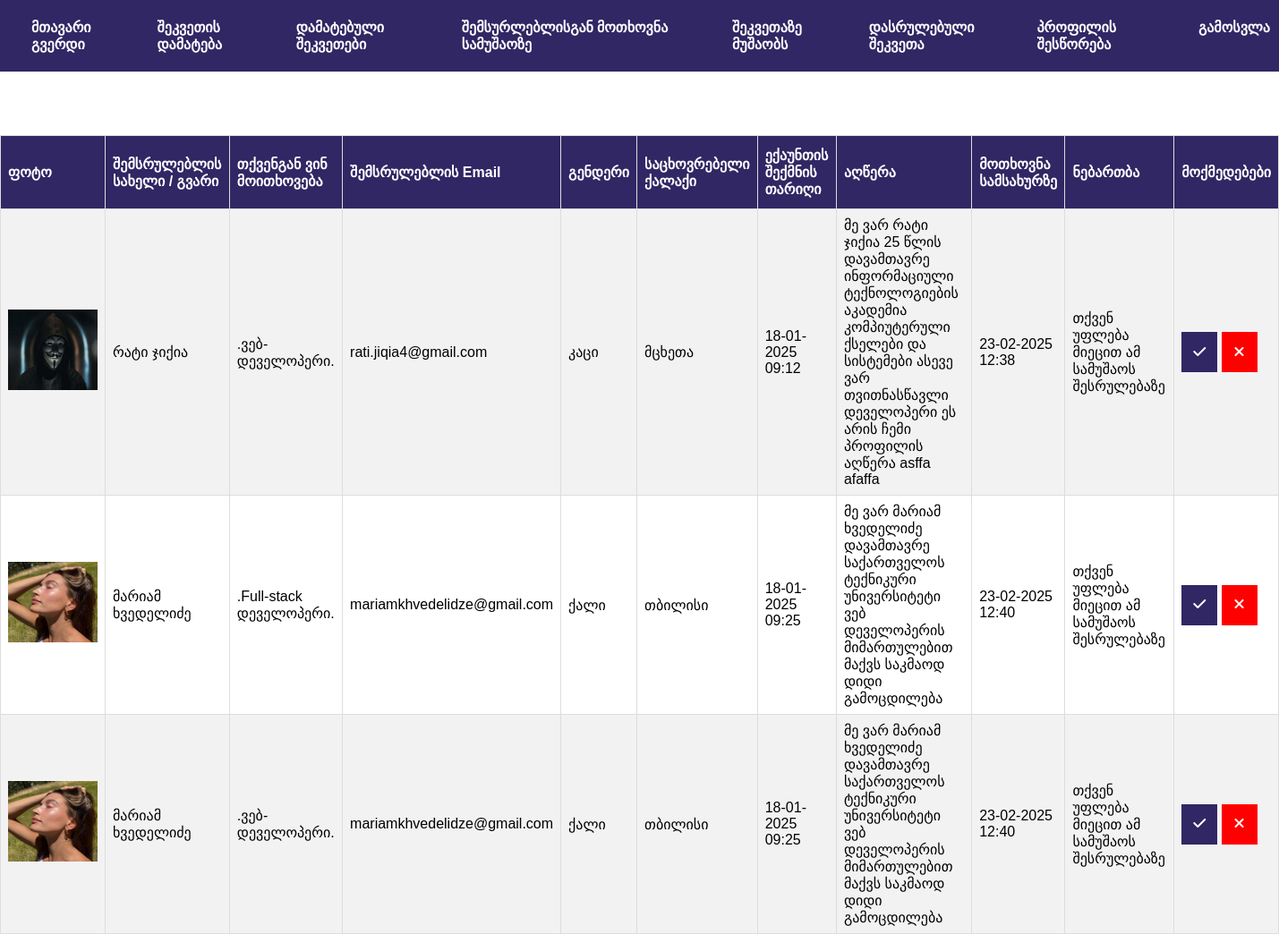
The page /public/performer_request.php (signed in) on the database its author committed.
### tables this page shows
CREATE TABLE `user_jobrequests` (
  `id` int(11) NOT NULL,
  `user_id` int(11) NOT NULL,
  `user_type` varchar(100) NOT NULL,
  `user_created_at` varchar(100) NOT NULL,
  `image` varchar(1000) NOT NULL,
  `request_created_at` varchar(100) NOT NULL,
  `client_id` int(11) NOT NULL,
  `professions` varchar(100) NOT NULL,
  `accepted` varchar(100) NOT NULL DEFAULT '0',
  `days` varchar(100) NOT NULL,
  `client_job_description` mediumtext NOT NULL,
  `publish_time` varchar(100) NOT NULL,
  `client_budget` varchar(100) NOT NULL,
  `budget_type` varchar(100) NOT NULL,
  `first_name` varchar(100) NOT NULL,
  `last_name` varchar(100) NOT NULL,
  `email` varchar(100) NOT NULL,
  `gender` varchar(100) NOT NULL,
  `city` varchar(100) NOT NULL,
  `description` mediumtext NOT NULL,
  `client_first_name` varchar(100) NOT NULL,
  `client_last_name` varchar(100) NOT NULL,
  `client_email` varchar(100) NOT NULL
);

### public/performer_request.php (the view, shortened to what this page needs)
<!DOCTYPE html>
<html lang="ka">
<head>
    <link rel="stylesheet" href="../assets/css/performer_request.css">
    <link rel="stylesheet" href="../assets/css/header.css">
    <link href="https://cdnjs.cloudflare.com/ajax/libs/font-awesome/6.0.0-beta3/css/all.min.css" rel="stylesheet">
</head>
<body>
<?php
include_once("../includes/db_conn.php");
$user_id = $_SESSION['user_id'];
?>
<header>
    <nav>
        <ul>
            <li><a href="client_login.php">მთავარი გვერდი</a></li>
            <li><a href="client_task_add.php">შეკვეთის დამატება</a></li>
            <li><a href="client_added_list.php">დამატებული შეკვეთები</a></li>
            <li><a href="performer_request.php">შემსურლებლისგან მოთხოვნა სამუშაოზე</a></li>
            <li><a href="performer_workingjob.php">შეკვეთაზე მუშაობს</a></li>
            <li><a href="client_profil.php">დასრულებული შეკვეთა</a></li>
            <li><a href="client_profil.php">პროფილის შესწორება</a></li>
            <li><a href="client_login.php?logout=1">გამოსვლა</a></li>
        </ul>
    </nav>
</header>
<table id="client_task">
  <tr>
    <th>ფოტო</th>
    <th>შემსრულებლის სახელი / გვარი</th>
    <th>თქვენგან ვინ მოითხოვება</th>
    <th>შემსრულებლის Email</th>
    <th>გენდერი</th>
    <th>საცხოვრებელი ქალაქი</th>
    <th>ექაუნთის შექმნის თარიღი</th>
    <th>აღწერა</th>
    <th>მოთხოვნა სამსახურზე</th>
    <th>ნებართბა</th>
    <th>მოქმედებები</th>
  </tr>
    <?php
    $query = "SELECT * FROM `user_jobrequests` WHERE client_id='$user_id'";
    $result = mysqli_query($conn, $query);
    if (mysqli_num_rows($result) > 0) {
        while ($row = mysqli_fetch_assoc($result)) {
           if($row['accepted'] == 1){
            echo "<tr>";
            echo "<td><img class='performer_img' src='../assets/images/{$row['image']}'></td>";
            echo "<td>" . $row['first_name']." ".$row['last_name']."</td>";
            echo "<td>" . $row['professions']."</td>";
            echo "<td>" . $row['email']."</td>";
            echo "<td>" . $row['gender'] . "</td>";
            echo "<td>" . $row['city']."</td>";
            echo "<td>" . $row['user_created_at'] . "</td>";
            echo "<td>" . $row['description'] . "</td>";
            echo "<td>" . $row['request_created_at'] . "</td>";
            echo "<td>" . "თქვენ უფლება მიეცით ამ სამუშაოს შესრულებაზე" . "</td>";
            echo "<td>
            <form method='post' action='performer_request.php'>
            <input type='hidden' value='".$row['user_id']."' name='performer_id'>
            <input type='hidden' value='".$row['professions']."' name='professions'>
            <button class='accept_request' name='accept_request' title='დათანხმება'><i class='fa-duotone fa-solid fa-check'></i></button>
            <button class='cancel_request' name='cancel_request' title='გაუქმება'><i class='fa-solid fa-xmark'></i></button>
            </form>
            </td>";
            echo "</tr>";
           }
        }
        echo "</table>";
    } else {
        echo "<tr><td>არ მოიძებნა შედეგი.<td><tr>";
    }
    ?>
</body>
</html>

### assets/css/performer_request.css (style rules this page uses)
#client_task { font-family: Arial, Helvetica, sans-serif; border-collapse: collapse; width: 100%; margin-top: 5%; }
#client_task td, #client_task th { border: 1px solid #ddd; padding: 8px; }
#client_task tr:nth-child(even) { background-color: #f2f2f2; }
#client_task th { padding-top: 12px; padding-bottom: 12px; text-align: left; background-color: #302764; color: white; }
.performer_img { margin-bottom: 2%; width: 100px; height: 90px; }
.accept_request { background-color: #302764; color: white; border: none; width: 40px; height: 45px; font-size: 16px; }
.cancel_request { background-color: red; color: white; border: none; width: 40px; height: 45px; font-size: 16px; }

### assets/css/header.css (style rules this page uses)
* { margin: 0; padding: 0; }
header { display: flex; justify-content: flex-end; align-items: center; padding: 10px; background-color: #302764; height: 60px; }
header nav ul { list-style-type: none; margin: 0; padding: 0; display: flex; }
header nav ul li { margin-left: 25px; }
header nav ul li a { color: white; text-decoration: none; font-size: 16px; font-weight: bold; }

### rows shown on the page
user_jobrequests: image (picture), first_name "რატი", last_name "ჯიქია", professions ".ვებ-დეველოპერი.", email "rati.jiqia4@gmail.com", gender "კაცი", city "მცხეთა", user_created_at "18-01-2025 09:12", description "მე ვარ რატი ჯიქია 25 წლის დავამთავრე ინფორმაციული ტექნოლოგიების აკადემია კომპიუტერული ქსელები და სისტემები ასევე ვარ თვითნასწავლი დეველოპერი ეს არის ჩემი პროფილის აღწერა asffa afaffa", request_created_at "23-02-2025 12:38"
user_jobrequests: image (picture), first_name "მარიამ", last_name "ხვედელიძე", professions ".Full-stack დეველოპერი.", email "mariamkhvedelidze@gmail.com", gender "ქალი", city "თბილისი", user_created_at "18-01-2025 09:25", description "მე ვარ მარიამ ხვედელიძე დავამთავრე საქართველოს ტექნიკური უნივერსიტეტი ვებ დეველოპერის მიმართულებით მაქვს საკმაოდ დიდი გამოცდილება", request_created_at "23-02-2025 12:40"
user_jobrequests: image (picture), first_name "მარიამ", last_name "ხვედელიძე", professions ".ვებ-დეველოპერი.", email "mariamkhvedelidze@gmail.com", gender "ქალი", city "თბილისი", user_created_at "18-01-2025 09:25", description "მე ვარ მარიამ ხვედელიძე დავამთავრე საქართველოს ტექნიკური უნივერსიტეტი ვებ დეველოპერის მიმართულებით მაქვს საკმაოდ დიდი გამოცდილება", request_created_at "23-02-2025 12:40"
